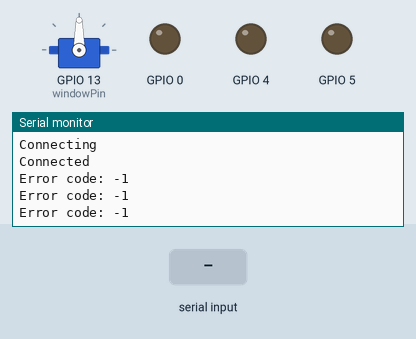
Recording of a sketch running on a simulated ESP8266 (NodeMCU). On the bench: servo, output pins drawn as LEDs (lit = HIGH), the last lines printed to the serial monitor. The inputs (shaded band) are chosen by the test bench. WiFi joins after 1.5 s; servers stay silent unless stated; uploads are accepted with an empty reply.

Above: at 3.2 s.
3.3 s: "90,45\n" received over Serial
At 3.76 s:
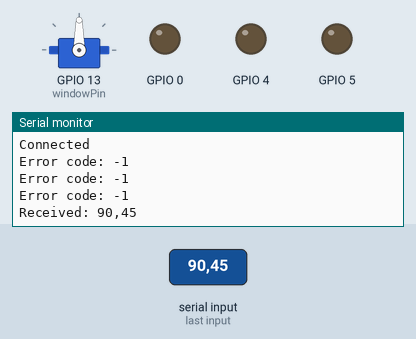
5.5 s: "0\n" received over Serial
At 6.96 s:
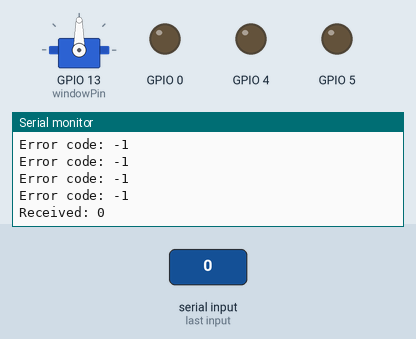

The sketch:

wifi.ino
```cpp
#include <ESP8266WiFi.h>
#include <ESP8266HTTPClient.h>
#include <WiFiClient.h>
#include <string.h>
#include <Servo.h>

const char* SSID = "EKPhone";
const char* PASSWORD = "20020903";

const char* SERVER = "http://es7.kro.kr:8080";

Servo windowServo;
int windowPin = 13;

void setup() {

  Serial.begin(9600);

  windowServo.attach(windowPin);

  pinMode(5, OUTPUT);
  pinMode(4, OUTPUT);
  pinMode(0, OUTPUT);

  WiFi.begin(SSID, PASSWORD);
  while (WiFi.status() != WL_CONNECTED) {
    delay(1000);
    Serial.println("Connecting");
  }
  Serial.println("Connected");

  randomSeed(analogRead(A0));

}

void loop() {
  char buf[1024];
  int light;
  char window[10];

  String receivedData;

  while (Serial.available()) { // 데이터가 수신되었는지 확인
    receivedData = Serial.readStringUntil('\n'); // 데이터 읽기
    Serial.println("Received: " + receivedData); // 수신된 데이터 출력
  }

  if (WiFi.status() == WL_CONNECTED) {
    HTTPClient http;
    WiFiClient wifiClient;

    setURL(buf, SERVER, "/getLight");

    http.begin(wifiClient, buf);

    int httpResponseCode = http.GET();

    if (httpResponseCode > 0) {
      String payload = http.getString();
      // Serial.println(httpResponseCode);
      // Serial.println(payload);
      light = atoi(payload.c_str());
      Serial.println(light);
      int mapping = map(light, 0, 100, 0, 255);
      analogWrite(5, mapping);
      analogWrite(4, mapping);
      analogWrite(0, mapping);
    } else {
      Serial.print("Error code: ");
      Serial.println(httpResponseCode);
    }
    http.end();

    setURL(buf, SERVER, "/getWindow");

    http.begin(wifiClient, buf);

    httpResponseCode = http.GET();

    if (httpResponseCode > 0) {
      String payload = http.getString();
      // Serial.println(httpResponseCode);
      // Serial.println(payload);
      strcpy(window, payload.c_str());
      Serial.println(window);
      if (strcmp(window, "열림") == 0) {
        windowServo.write(180);
      } else {
        windowServo.write(0);
      }
    } else {
      Serial.print("Error code: ");
      Serial.println(httpResponseCode);
    }
    http.end();

    setURL(buf, SERVER, "/addData");

    http.begin(wifiClient, buf);
    http.addHeader("Content-Type", "application/json");

    http.POST(receivedData);

    if (httpResponseCode > 0) {
      String payload = http.getString();
      // Serial.println(httpResponseCode);
      Serial.println(payload);
    } else {
      Serial.print("Error code: ");
      Serial.println(httpResponseCode);
    }

    http.end();
  }

  delay(1000);
}

void setURL(char *buf, const char *s, const char *p) {
  memset(buf, 0, sizeof(buf));
  strcpy(buf, s);
  strcat(buf, p);
}
```

Measured:
- after the input at 3.3 s, the serial monitor: prints a new line after 0.30 s (image 1)
- after the input at 5.5 s, the serial monitor: prints a new line after 1.3 s (image 2)
